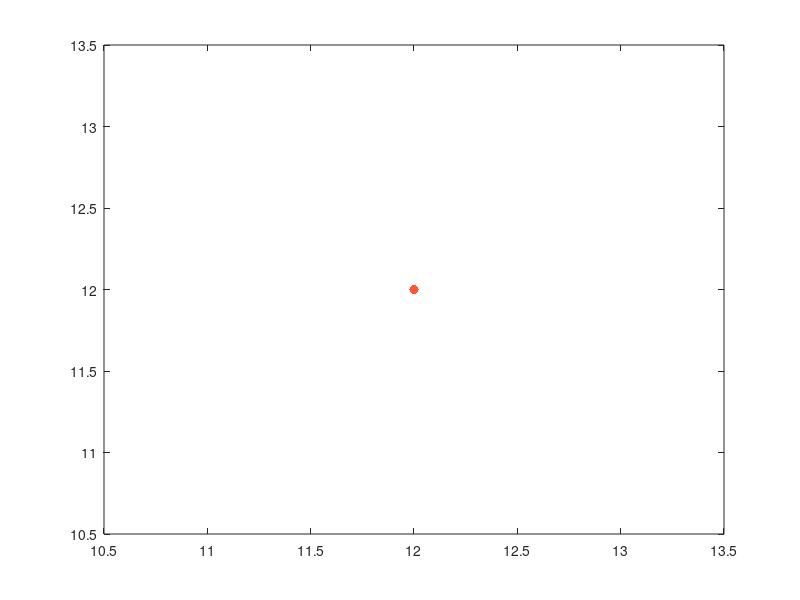

Recreate this plot in MATLAB. (Note: this script raises an error after producing the figure.)
clf
prot=plot(12, 12, '.', 'MarkerSize', 20,'Color', [255 87 51]/255)
hold plot
elec=plot(8, 8, '.', 'MarkerSize', 20,'Color', [93 173 226]/255)
xlim([0 20])
ylim([0 20])
grid on



